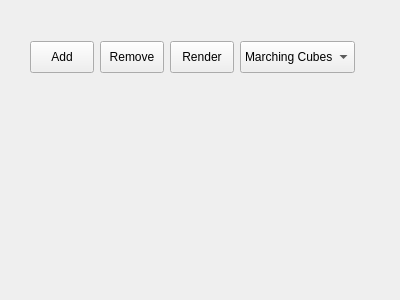
<?xml version="1.0" encoding="UTF-8"?>
<ui version="4.0">
 <class>segmentControl</class>
 <widget class="QWidget" name="segmentControl">
  <property name="geometry">
   <rect>
    <x>0</x>
    <y>0</y>
    <width>400</width>
    <height>300</height>
   </rect>
  </property>
  <property name="windowTitle">
   <string>Form</string>
  </property>
  <widget class="QWidget" name="">
   <property name="geometry">
    <rect>
     <x>30</x>
     <y>40</y>
     <width>325</width>
     <height>34</height>
    </rect>
   </property>
   <layout class="QHBoxLayout" name="horizontalLayout">
    <item>
     <widget class="QPushButton" name="addSegmentBtn">
      <property name="sizePolicy">
       <sizepolicy hsizetype="Preferred" vsizetype="Fixed">
        <horstretch>0</horstretch>
        <verstretch>0</verstretch>
       </sizepolicy>
      </property>
      <property name="minimumSize">
       <size>
        <width>64</width>
        <height>32</height>
       </size>
      </property>
      <property name="text">
       <string>Add</string>
      </property>
      <property name="icon">
       <iconset>
        <normaloff>../plus.png</normaloff>../plus.png</iconset>
      </property>
     </widget>
    </item>
    <item>
     <widget class="QPushButton" name="removeSegmentBtn">
      <property name="sizePolicy">
       <sizepolicy hsizetype="Preferred" vsizetype="Fixed">
        <horstretch>0</horstretch>
        <verstretch>0</verstretch>
       </sizepolicy>
      </property>
      <property name="minimumSize">
       <size>
        <width>64</width>
        <height>32</height>
       </size>
      </property>
      <property name="text">
       <string>Remove</string>
      </property>
      <property name="icon">
       <iconset>
        <normaloff>../minus-button.png</normaloff>../minus-button.png</iconset>
      </property>
     </widget>
    </item>
    <item>
     <widget class="QPushButton" name="renderBtn">
      <property name="minimumSize">
       <size>
        <width>64</width>
        <height>32</height>
       </size>
      </property>
      <property name="text">
       <string>Render</string>
      </property>
      <property name="icon">
       <iconset>
        <normaloff>../3d.png</normaloff>../3d.png</iconset>
      </property>
     </widget>
    </item>
    <item>
     <widget class="QComboBox" name="reconMethod">
      <property name="sizePolicy">
       <sizepolicy hsizetype="Preferred" vsizetype="Fixed">
        <horstretch>0</horstretch>
        <verstretch>0</verstretch>
       </sizepolicy>
      </property>
      <property name="minimumSize">
       <size>
        <width>64</width>
        <height>32</height>
       </size>
      </property>
      <item>
       <property name="text">
        <string>Marching Cubes</string>
       </property>
      </item>
      <item>
       <property name="text">
        <string>Flying Edges</string>
       </property>
      </item>
      <item>
       <property name="text">
        <string>New Item</string>
       </property>
      </item>
      <item>
       <property name="text">
        <string>CPU Volume RayCasting</string>
       </property>
      </item>
      <item>
       <property name="text">
        <string>GPU Volume RayCasting</string>
       </property>
      </item>
     </widget>
    </item>
   </layout>
  </widget>
 </widget>
 <resources/>
 <connections/>
</ui>
